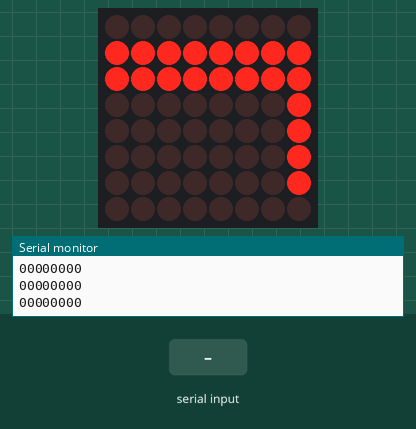
Simulated run of this sketch. Board: Arduino Uno, built with avr-gcc and run on an emulated ATmega328P. Shown: 8×8 LED matrix, the last lines printed to the serial monitor. Wiring (inferred from the names in the program): LED matrix (orientation assumed): rows pin 10, pin 11, pin 12, pin 13, A2, A3, A4, A5; columns pin 2, pin 3, pin 4, pin 5, pin 6, pin 7, pin 8, pin 9. The inputs (shaded band) are chosen by the test bench.

Above: at 0.1 s.
At 1.2 s:
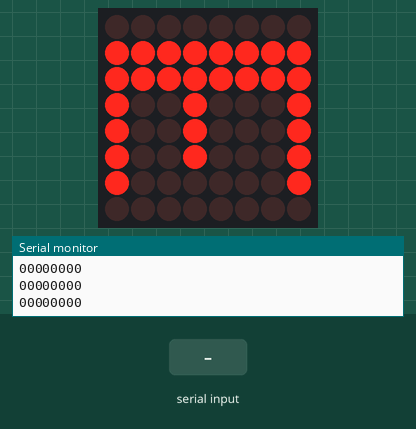
1.3 s: "1" received over Serial
At 3.3 s:
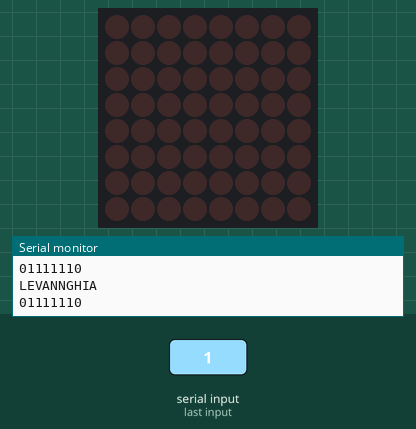
Timing chart, 0 to 4.8 s (numbered marks = the images above; inputs shaded):
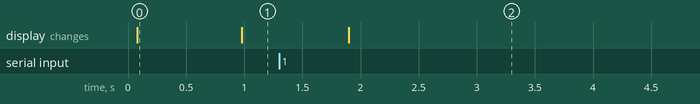

The sketch:

bai5.ino
```cpp
// 2-dimensional array of row pin numbers:
int R[] = {2,3,4,5,6,7,8,9};
// 2-dimensional array of column pin numbers:
int C[] = {10,11,12,13,A2,A3,A4,A5};
// Change C[3] = 1 because pin4 not good
unsigned int BIT[8][8]={
    0,0,0,0,0,0,0,0,
    0,0,0,0,0,0,0,0,
    0,0,0,0,0,0,0,0,
    0,0,0,0,0,0,0,0,
    0,0,0,0,0,0,0,0,
    0,0,0,0,0,0,0,0,
    0,0,0,0,0,0,0,0,
    0,0,0,0,0,0,0,0,
};
unsigned int characterHEX[][8] = {
{0x18,0x3C,0x66,0x66,0x7E,0x66,0x66,0x66},//A
{0x78,0x64,0x68,0x78,0x64,0x66,0x66,0x7C},//B
{0x3C,0x62,0x60,0x60,0x60,0x62,0x62,0x3C},//C
{0x78,0x64,0x66,0x66,0x66,0x66,0x64,0x78},//D
{0x7E,0x60,0x60,0x7C,0x60,0x60,0x60,0x7E},//E
{0x7E,0x60,0x60,0x7C,0x60,0x60,0x60,0x60},//F
{0x3C,0x62,0x60,0x60,0x66,0x62,0x62,0x3C},//G
{0x66,0x66,0x66,0x7E,0x66,0x66,0x66,0x66},//H
{0x7E,0x18,0x18,0x18,0x18,0x18,0x18,0x7E},//I
{0x7E,0x18,0x18,0x18,0x18,0x18,0x1A,0x0C},//J
{0x62,0x64,0x68,0x70,0x70,0x68,0x64,0x62},//K
{0x60,0x60,0x60,0x60,0x60,0x60,0x60,0x7E},//L
{0xC3,0xE7,0xDB,0xDB,0xC3,0xC3,0xC3,0xC3},//M
{0x62,0x62,0x52,0x52,0x4A,0x4A,0x46,0x46},//N
{0x3C,0x66,0x66,0x66,0x66,0x66,0x66,0x3C},//O
{0x7C,0x62,0x62,0x7C,0x60,0x60,0x60,0x60},//P
{0x38,0x64,0x64,0x64,0x64,0x6C,0x64,0x3A},//Q
{0x7C,0x62,0x62,0x7C,0x70,0x68,0x64,0x62},//R
{0x1C,0x22,0x30,0x18,0x0C,0x46,0x46,0x3C},//S
{0x7E,0x18,0x18,0x18,0x18,0x18,0x18,0x18},//T
{0x66,0x66,0x66,0x66,0x66,0x66,0x66,0x3C},//U
{0x66,0x66,0x66,0x66,0x66,0x66,0x3C,0x18},//V
{0x81,0x81,0x81,0x81,0x81,0x99,0x99,0x66},//W
{0x42,0x42,0x24,0x18,0x18,0x24,0x42,0x42},//X
{0xC3,0x66,0x3C,0x18,0x18,0x18,0x18,0x18},//Y
{0x7E,0x02,0x04,0x08,0x10,0x20,0x40,0x7E},//Z
{0x3C,0x66,0x66,0x6E,0x76,0x66,0x66,0x3C},//0
{0x18,0x38,0x58,0x18,0x18,0x18,0x18,0x7E},//1
{0x3C,0x66,0x66,0x0C,0x18,0x30,0x7E,0x7E},//2
{0x7E,0x0C,0x18,0x3C,0x06,0x06,0x46,0x3C},//3
{0x0C,0x18,0x30,0x6C,0x6C,0x7E,0x0C,0x0C},//4
{0x7E,0x60,0x60,0x7C,0x06,0x06,0x46,0x3C},//5
{0x04,0x08,0x10,0x38,0x6C,0x66,0x66,0x3C},//6
{0x7E,0x46,0x0C,0x18,0x18,0x18,0x18,0x18},//7
{0x3C,0x66,0x66,0x3C,0x66,0x66,0x66,0x3C},//8
{0x3C,0x66,0x66,0x36,0x1C,0x08,0x10,0x20},//9
{0x00,0x00,0x00,0x00,0x00,0x00,0x00,0x00},// " "
};
char character[] = {'A','B','C','D','E','F','G','H','I','J','K','L','M','N','O','P','Q','R','S','T','U','V','W','X','Y','Z','0','1','2','3','4','5','6','7','8','9',' '};
void setup()
{
  Serial.begin(9600);
   // iterate over the pins:
  for(int i = 0;i<8;i++)
  // initialize the output pins:
  {
    pinMode(R[i],OUTPUT);
    pinMode(C[i],OUTPUT);
  }
  Serial.println("Nhap ten: ");

}

void loop()
{
    String string = "LEVANNGHIA";
//  String string;// khai báo biến String object
//   /* đọc dữ liệu từ cổng Serial */
//   while(Serial.available() > 0)
//   {
//     char ch = Serial.read();
//     string += ch;// lưu ký tự vừa nhận được vào biến string
//     delay(5);// delay để đợi ký tự tiếp theo, KHÔNG THỂ THIẾU
//   }
   Serial.println(string);

  //ChuyenDoi(0);
  for (int i = 0; i<8; i++){
    for (int j =0; j<8; j++){
      Serial.print(BIT[i][j]);
    }
    Serial.println();
  }


   while(Serial.available() == 0)
   {
     for(int k = 0;k < string.length();k++)
     {
       for(int i=0;i < sizeof(character);i++)
       {
         if(string.charAt(k) == character[i])
         {
            ChuyenDoi(i);
            for (int z = 0; z < 100; z++){
              Display(BIT);
            }

            break;
         }
         if((i == (sizeof(character) - 1)) && (string.charAt(k) != character[i]))
         {
           Serial.print(string.charAt(k));
           Serial.println(":invalid character");
         }
       }
       /*kiểm tra xem có dữ liệu mới hay không*/
       if(Serial.available() > 0)
       break;
     }
     delay(300);
   }
}

void Display(unsigned int dat[8][8])
{
  for(int c = 0; c<8;c++)
  {
    digitalWrite(C[c],HIGH);//use thr column
    //loop
    for(int r = 0;r<8;r++)
    {
      digitalWrite(R[r],Dao(dat[r][c]));
    }
    delay(1);
    Clear();  //Remove empty display light
  }
}
int Dao(int x){
  if(x==1)
    x=0;
  else x=1;
  return x;
}
void ChuyenDoi(int x){
  int val;
    for (int i = 0 ; i <8 ; i++){
        val = characterHEX[x][i];
        for (int j = 7; j>=0; j--){
            BIT[i][j]=val%2;
            val/=2;
        }
    }
}

void Clear()
{
  for(int i = 0;i<8;i++)
  {
    digitalWrite(R[i],HIGH);
    digitalWrite(C[i],LOW);
  }
}
```

Measured:
- what the display in image 0 shows lasts 0.9 s, from 0.1 s to 1.0 s
